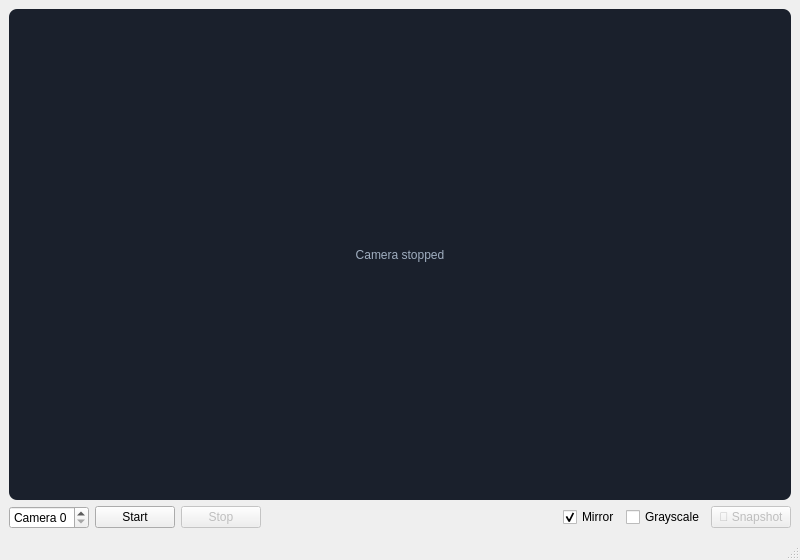
<?xml version="1.0" encoding="UTF-8"?>
<ui version="4.0">
 <class>CameraWindow</class>
 <widget class="QMainWindow" name="CameraWindow">
  <property name="geometry">
   <rect>
    <x>0</x>
    <y>0</y>
    <width>800</width>
    <height>560</height>
   </rect>
  </property>
  <property name="windowTitle">
   <string>Camera (OpenCV + QThread)</string>
  </property>
  <widget class="QWidget" name="centralwidget">
   <layout class="QVBoxLayout" name="mainLayout">
    <item>
     <widget class="QLabel" name="videoLabel">
      <property name="sizePolicy">
       <sizepolicy hsizetype="Ignored" vsizetype="Ignored">
        <horstretch>0</horstretch>
        <verstretch>1</verstretch>
       </sizepolicy>
      </property>
      <property name="minimumSize">
       <size>
        <width>320</width>
        <height>240</height>
       </size>
      </property>
      <property name="styleSheet">
       <string notr="true">background: #1a202c; color: #a0aec0; border-radius: 8px;</string>
      </property>
      <property name="text">
       <string>Camera stopped</string>
      </property>
      <property name="alignment">
       <set>Qt::AlignmentFlag::AlignCenter</set>
      </property>
     </widget>
    </item>
    <item>
     <layout class="QHBoxLayout" name="controlsLayout">
      <item>
       <widget class="QSpinBox" name="cameraSpin">
        <property name="prefix">
         <string>Camera </string>
        </property>
        <property name="maximum">
         <number>9</number>
        </property>
       </widget>
      </item>
      <item>
       <widget class="QPushButton" name="startButton">
        <property name="text">
         <string>Start</string>
        </property>
       </widget>
      </item>
      <item>
       <widget class="QPushButton" name="stopButton">
        <property name="enabled">
         <bool>false</bool>
        </property>
        <property name="text">
         <string>Stop</string>
        </property>
       </widget>
      </item>
      <item>
       <spacer name="controlsSpacer">
        <property name="orientation">
         <enum>Qt::Orientation::Horizontal</enum>
        </property>
        <property name="sizeHint" stdset="0">
         <size>
          <width>40</width>
          <height>20</height>
         </size>
        </property>
       </spacer>
      </item>
      <item>
       <widget class="QCheckBox" name="mirrorCheck">
        <property name="text">
         <string>Mirror</string>
        </property>
        <property name="checked">
         <bool>true</bool>
        </property>
       </widget>
      </item>
      <item>
       <widget class="QCheckBox" name="grayCheck">
        <property name="text">
         <string>Grayscale</string>
        </property>
       </widget>
      </item>
      <item>
       <widget class="QPushButton" name="snapshotButton">
        <property name="enabled">
         <bool>false</bool>
        </property>
        <property name="text">
         <string>📸 Snapshot</string>
        </property>
       </widget>
      </item>
     </layout>
    </item>
   </layout>
  </widget>
  <widget class="QStatusBar" name="statusbar"/>
 </widget>
 <resources/>
 <connections/>
</ui>
